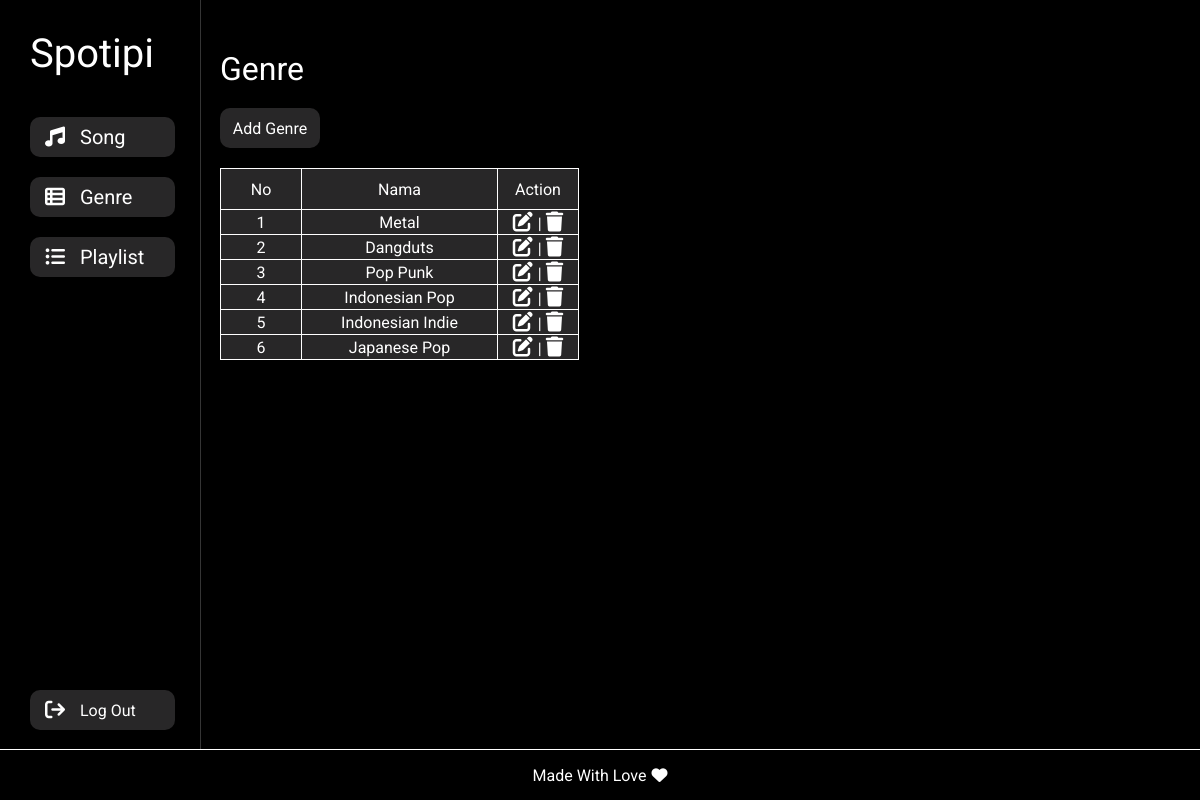
Page /admin/admin.php?p=genre (signed in) on the committed database.
### tables this page shows
CREATE TABLE `genres` (
  `id` int(11) NOT NULL,
  `name` varchar(50) NOT NULL
);

### inc/functions.php (called while the page is built, shortened)
<?php
$host = 'localhost';
$username = 'root';
$password = '';
$db = 'db_spotipi';
$conn = mysqli_connect($host, $username, $password, $db) or die ('Not Connected Yet!');
function query($query) {
    global $conn;
    $result = mysqli_query($conn, $query);
    $rows = [];
    while ($row = mysqli_fetch_assoc($result)) {
        $rows[] = $row;
    }
    return $rows;
}
?>

### admin/genre.php (the view)
<h1 class="pageName">Genre</h1>
<button class="addSong"><a href="?p=addGenre">Add Genre</a></button>
<div class="tableBox">
    <table>
        <tr>
            <th class="id">No</th>
            <th class="title">Nama</th>
            <th class="action">Action</th>
        </tr>
        <?php $i = 1; ?>
        <?php foreach ($genre as $row): ?>
            <tr>
                <td>
                    <?= $i; ?>
                </td>
                <td>
                    <?= $row['name']; ?>
                </td>
                <td class="actionTable">
                    <a href="?p=editGenre&id=<?= $row['id']; ?>">
                        <i class="fa-solid fa-pen-to-square"></i>
                    </a> |
                    <a href="../genre/deleteGenre.php?id=<?= $row['id']; ?>" onclick="return confirm('Are you sure?')">
                        <i class="fa-solid fa-trash"></i>
                    </a>
                </td>
            </tr>
            <?php $i++; ?>
        <?php endforeach; ?>
    </table>
</div>

### style/admin.css (style rules this page uses)
* { margin: 0; padding: 0; border: none; font-family: Roboto; font-weight: 400; }
body { margin-top: 50px; margin-left: 220px; background-color: black; }
a { text-decoration: none; }
.pageName { color: white; }
.addSong { margin: 20px 0; height: 40px; width: 100px; border: none; border-radius: 10px; background-color: #282728; }
.addSong a { text-decoration: none; color: white; font-size: 16px; }
table { border-collapse: collapse; }
tr,th,td { border: 1px solid white; color: white; text-align: center; background-color: #282728; }
th { height: 40px; }
.id, .action { width:80px; }
.title, .artist, .genre, .cover { width: 195px; }
.actionTable a { color: white; font-size: 20px; }

### rows in the picture
genres: name "Metal"
genres: name "Dangduts"
genres: name "Pop Punk"
genres: name "Indonesian Pop"
genres: name "Indonesian Indie"
genres: name "Japanese Pop"
